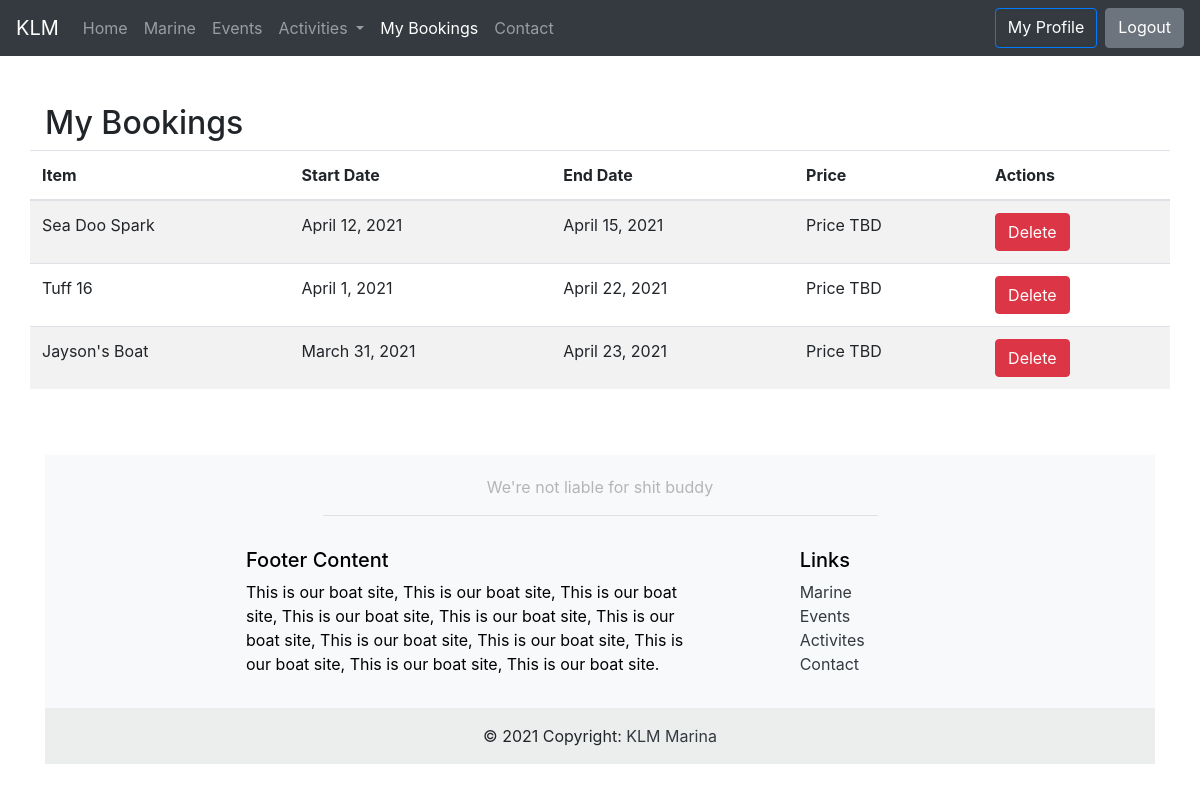
The app's page /bookings/ (signed in), older data.
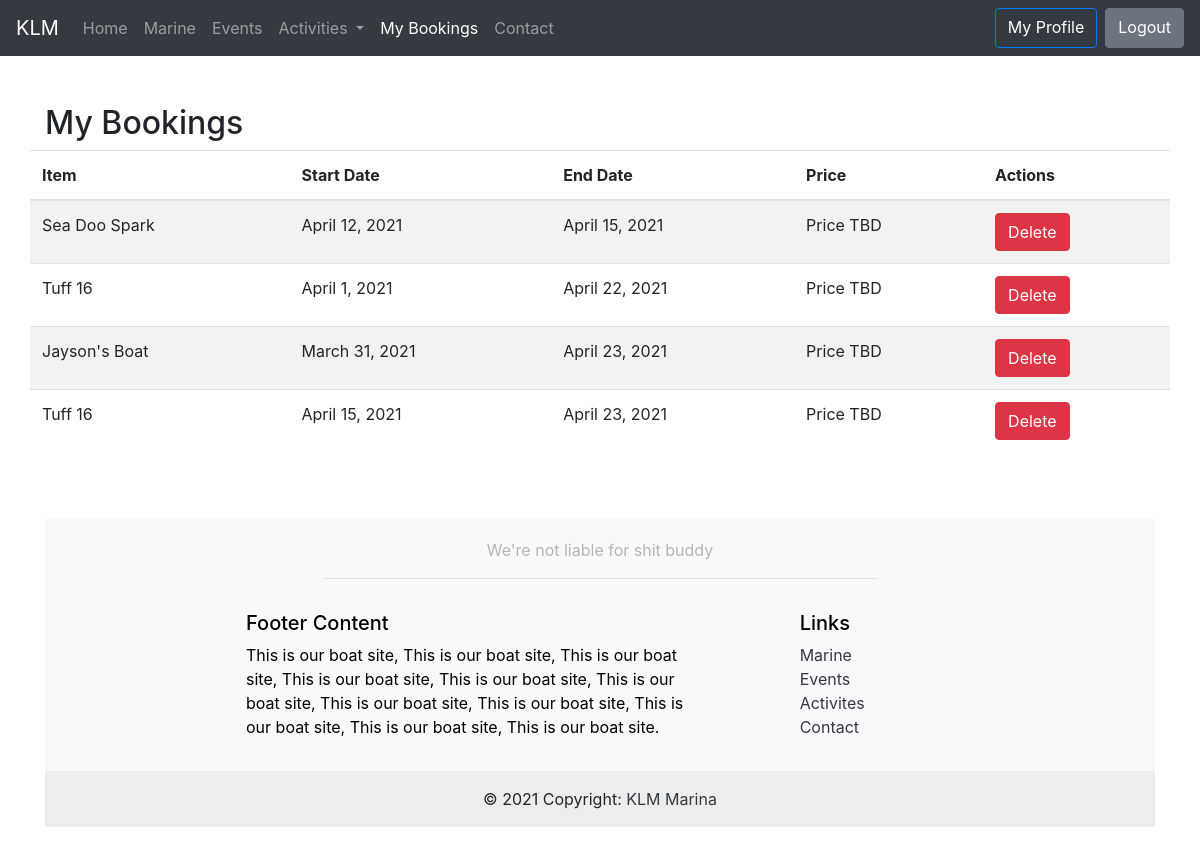
The same page, newer data.
### boats/models.py (models this page shows)
class Booking(models.Model):
	startDay = models.DateField()
	endDay = models.DateField()
	rentalItem = models.ForeignKey('RentalItem', on_delete=models.CASCADE)
	user = models.ForeignKey(AUTH_USER_MODEL, on_delete=models.CASCADE)

class RentalItem(models.Model):
	name = models.CharField(max_length=120)
	description = models.TextField()
	dayPrice = models.DecimalField(max_digits=10, decimal_places=2)
	weekPrice = models.DecimalField(max_digits=10, decimal_places=2)
	startDay = models.DateField()
	endDay = models.DateField()
	def __str__(self):
		return self.name

### boats/views.py (the view)
# urls.py: path('bookings/', views.bookings_view, name='bookings'),
def bookings_view(request):
	isAuthenticated = True
	if (request.user.is_authenticated):
		bookings = Booking.objects.filter(user=request.user)
	else:
		bookings = None
		isAuthenticated = False
	context = {
		"bookings": bookings,
		"noBookings": bookings.count() == 0 if bookings != None else True,
		"isAuthenticated": isAuthenticated
	}
	return render(request, 'boats/bookings.html', context)

### boats/templates/boats/bookings.html
{% extends 'boats/base.html' %}
{% load static %}
{% block main_content %}
<div class='container top-container pt-4'>
	<div class="row pt-4">
		<div class="col-12">
			<h2>My Bookings</h2>
		</div>
	</div>
	<div class="row">
		<table class="table table-striped">
			<thead>
				<tr>
					<th scope="col">Item</th>
					<th scope="col">Start Date</th>
					<th scope="col">End Date</th>
					<th scope="col">Price</th>
					<th scope="col">Actions</th>
				</tr>
			</thead>
			{% if noBookings %}
			</table>
			<div class="row w-100">
				<div class="col-12 w-100 text-center">
					{% if not isAuthenticated %}
					<p>Sign In to View Bookings</p>
					{% else %}
					<p>No Bookings Yet</p>
					{% endif %}
				</div>
			</div>
			<div class="row w-100">
				<div class="col-12 w-100 text-center">
					{% if not isAuthenticated %}
					<a class="btn btn-success" href="{% url 'login' %}">Login</a>
					{% else %}
					<a class="btn btn-success" href="{% url 'activities' %}">View Activities</a>
					{% endif %}
				</div>
			</div>
			{% else %}
			<tbody>
				{% for booking in bookings %}
					<tr>
						<td scope="col">{{booking.rentalItem}}</td>
						<td scope="col">{{booking.startDay}}</td>
						<td scope="col">{{booking.endDay}}</td>
						<td scope="col">Price TBD</td>
						<td scope="col"><a class="btn btn-danger" href="{% url 'delete' booking_id=booking.pk%}">Delete</a></td>
					</tr>
				{% endfor %}
			</tbody>
		</table>
		{% endif %}
</div>
{% endblock %}

Row changes from the older to the newer data that the page shows:
added Booking: rentalItem "Tuff 16", startDay "April 15, 2021", endDay "April 23, 2021"
